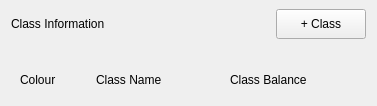
               <widget class="QFrame" name="classInfoFrame">
                <property name="styleSheet">
                 <string notr="true"/>
                </property>
                <property name="frameShape">
                 <enum>QFrame::NoFrame</enum>
                </property>
                <property name="frameShadow">
                 <enum>QFrame::Plain</enum>
                </property>
                <layout class="QVBoxLayout" name="verticalLayout_18">
                 <property name="spacing">
                  <number>2</number>
                 </property>
                 <property name="topMargin">
                  <number>9</number>
                 </property>
                 <item>
                  <widget class="QFrame" name="frame_5">
                   <property name="minimumSize">
                    <size>
                     <width>0</width>
                     <height>30</height>
                    </size>
                   </property>
                   <property name="maximumSize">
                    <size>
                     <width>16777215</width>
                     <height>30</height>
                    </size>
                   </property>
                   <property name="frameShape">
                    <enum>QFrame::NoFrame</enum>
                   </property>
                   <property name="frameShadow">
                    <enum>QFrame::Raised</enum>
                   </property>
                   <layout class="QHBoxLayout" name="horizontalLayout_17">
                    <property name="spacing">
                     <number>15</number>
                    </property>
                    <property name="leftMargin">
                     <number>0</number>
                    </property>
                    <property name="topMargin">
                     <number>0</number>
                    </property>
                    <property name="rightMargin">
                     <number>0</number>
                    </property>
                    <property name="bottomMargin">
                     <number>0</number>
                    </property>
                    <item>
                     <widget class="QLabel" name="classInfoFrameLbl">
                      <property name="minimumSize">
                       <size>
                        <width>210</width>
                        <height>20</height>
                       </size>
                      </property>
                      <property name="maximumSize">
                       <size>
                        <width>220</width>
                        <height>16777215</height>
                       </size>
                      </property>
                      <property name="styleSheet">
                       <string notr="true"/>
                      </property>
                      <property name="text">
                       <string>Class Information</string>
                      </property>
                     </widget>
                    </item>
                    <item>
                     <spacer name="horizontalSpacer_19">
                      <property name="orientation">
                       <enum>Qt::Horizontal</enum>
                      </property>
                      <property name="sizeHint" stdset="0">
                       <size>
                        <width>40</width>
                        <height>20</height>
                       </size>
                      </property>
                     </spacer>
                    </item>
                    <item>
                     <widget class="QPushButton" name="addClassBtn">
                      <property name="sizePolicy">
                       <sizepolicy hsizetype="Fixed" vsizetype="Fixed">
                        <horstretch>0</horstretch>
                        <verstretch>0</verstretch>
                       </sizepolicy>
                      </property>
                      <property name="minimumSize">
                       <size>
                        <width>90</width>
                        <height>30</height>
                       </size>
                      </property>
                      <property name="maximumSize">
                       <size>
                        <width>90</width>
                        <height>16777215</height>
                       </size>
                      </property>
                      <property name="cursor">
                       <cursorShape>PointingHandCursor</cursorShape>
                      </property>
                      <property name="styleSheet">
                       <string notr="true"/>
                      </property>
                      <property name="text">
                       <string>+ Class</string>
                      </property>
                     </widget>
                    </item>
                   </layout>
                  </widget>
                 </item>
                 <item>
                  <widget class="QFrame" name="classInfoHeaderFrame">
                   <property name="frameShape">
                    <enum>QFrame::NoFrame</enum>
                   </property>
                   <property name="frameShadow">
                    <enum>QFrame::Raised</enum>
                   </property>
                   <layout class="QHBoxLayout" name="horizontalLayout_22">
                    <property name="leftMargin">
                     <number>0</number>
                    </property>
                    <property name="topMargin">
                     <number>0</number>
                    </property>
                    <property name="rightMargin">
                     <number>0</number>
                    </property>
                    <property name="bottomMargin">
                     <number>0</number>
                    </property>
                   </layout>
                  </widget>
                 </item>
                 <item>
                  <spacer name="verticalSpacer_10">
                   <property name="orientation">
                    <enum>Qt::Vertical</enum>
                   </property>
                   <property name="sizeType">
                    <enum>QSizePolicy::Fixed</enum>
                   </property>
                   <property name="sizeHint" stdset="0">
                    <size>
                     <width>20</width>
                     <height>30</height>
                    </size>
                   </property>
                  </spacer>
                 </item>
                 <item>
                  <widget class="QFrame" name="frame">
                   <property name="maximumSize">
                    <size>
                     <width>16777215</width>
                     <height>16</height>
                    </size>
                   </property>
                   <property name="frameShape">
                    <enum>QFrame::NoFrame</enum>
                   </property>
                   <property name="frameShadow">
                    <enum>QFrame::Raised</enum>
                   </property>
                   <layout class="QHBoxLayout" name="horizontalLayout_11">
                    <property name="topMargin">
                     <number>0</number>
                    </property>
                    <property name="bottomMargin">
                     <number>0</number>
                    </property>
                    <item>
                     <widget class="QLabel" name="colourHeaderLbl">
                      <property name="maximumSize">
                       <size>
                        <width>70</width>
                        <height>16</height>
                       </size>
                      </property>
                      <property name="text">
                       <string>Colour</string>
                      </property>
                     </widget>
                    </item>
                    <item>
                     <widget class="QLabel" name="classNameLbl">
                      <property name="minimumSize">
                       <size>
                        <width>100</width>
                        <height>0</height>
                       </size>
                      </property>
                      <property name="maximumSize">
                       <size>
                        <width>300</width>
                        <height>16</height>
                       </size>
                      </property>
                      <property name="text">
                       <string>Class Name</string>
                      </property>
                     </widget>
                    </item>
                    <item>
                     <widget class="QLabel" name="classBalanceHeaderLbl">
                      <property name="maximumSize">
                       <size>
                        <width>16777215</width>
                        <height>16</height>
                       </size>
                      </property>
                      <property name="text">
                       <string>Class Balance</string>
                      </property>
                      <property name="alignment">
                       <set>Qt::AlignLeading|Qt::AlignLeft|Qt::AlignVCenter</set>
                      </property>
                     </widget>
                    </item>
                   </layout>
                  </widget>
                 </item>
                 <item>
                  <widget class="QLabel" name="classInfoBar">
                   <property name="maximumSize">
                    <size>
                     <width>16777215</width>
                     <height>4</height>
                    </size>
                   </property>
                   <property name="styleSheet">
                    <string notr="true"/>
                   </property>
                   <property name="text">
                    <string/>
                   </property>
                  </widget>
                 </item>
                 <item>
                  <widget class="QFrame" name="classListFrame">
                   <property name="sizePolicy">
                    <sizepolicy hsizetype="Expanding" vsizetype="Expanding">
                     <horstretch>0</horstretch>
                     <verstretch>0</verstretch>
                    </sizepolicy>
                   </property>
                   <property name="frameShape">
                    <enum>QFrame::NoFrame</enum>
                   </property>
                   <property name="frameShadow">
                    <enum>QFrame::Raised</enum>
                   </property>
                  </widget>
                 </item>
                </layout>
               </widget>
